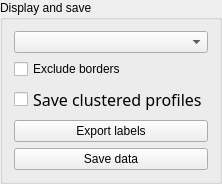
         <widget class="QGroupBox" name="groupBox_3">
          <property name="title">
           <string>Display and save</string>
          </property>
          <layout class="QVBoxLayout" name="verticalLayout_12">
           <item>
            <widget class="QComboBox" name="ChoiceBox">
             <property name="sizePolicy">
              <sizepolicy hsizetype="Preferred" vsizetype="Fixed">
               <horstretch>0</horstretch>
               <verstretch>0</verstretch>
              </sizepolicy>
             </property>
             <property name="minimumSize">
              <size>
               <width>79</width>
               <height>0</height>
              </size>
             </property>
             <property name="maximumSize">
              <size>
               <width>16777215</width>
               <height>16777215</height>
              </size>
             </property>
             <property name="toolTip">
              <string>&lt;html&gt;&lt;head/&gt;&lt;body&gt;&lt;p&gt;&lt;span style=&quot; font-size:11pt;&quot;&gt;Please choose the labeled map that must be displayed.&lt;/span&gt;&lt;/p&gt;&lt;/body&gt;&lt;/html&gt;</string>
             </property>
            </widget>
           </item>
           <item>
            <widget class="QCheckBox" name="exclude_border_box">
             <property name="text">
              <string>Exclude borders</string>
             </property>
            </widget>
           </item>
           <item>
            <widget class="QCheckBox" name="Save_cluster">
             <property name="sizePolicy">
              <sizepolicy hsizetype="Preferred" vsizetype="Fixed">
               <horstretch>0</horstretch>
               <verstretch>0</verstretch>
              </sizepolicy>
             </property>
             <property name="minimumSize">
              <size>
               <width>0</width>
               <height>0</height>
              </size>
             </property>
             <property name="font">
              <font>
               <family>Noto Sans Cond</family>
               <pointsize>12</pointsize>
               <weight>50</weight>
               <italic>false</italic>
               <bold>false</bold>
              </font>
             </property>
             <property name="styleSheet">
              <string notr="true"/>
             </property>
             <property name="text">
              <string>Save clustered profiles</string>
             </property>
            </widget>
           </item>
           <item>
            <widget class="QPushButton" name="Push_validate">
             <property name="toolTip">
              <string>&lt;html&gt;&lt;head/&gt;&lt;body&gt;&lt;p&gt;&lt;span style=&quot; font-size:11pt;&quot;&gt;Export data to the main GUI&lt;/span&gt;&lt;/p&gt;&lt;/body&gt;&lt;/html&gt;</string>
             </property>
             <property name="text">
              <string>Export labels</string>
             </property>
             <property name="icon">
              <iconset>
               <normaloff>../Traitement_stack/icons/Export.png</normaloff>../Traitement_stack/icons/Export.png</iconset>
             </property>
            </widget>
           </item>
           <item>
            <widget class="QPushButton" name="Save_bttn">
             <property name="toolTip">
              <string>&lt;html&gt;&lt;head/&gt;&lt;body&gt;&lt;p&gt;&lt;span style=&quot; font-size:11pt;&quot;&gt;Saving of data of interest.&lt;/span&gt;&lt;/p&gt;&lt;/body&gt;&lt;/html&gt;</string>
             </property>
             <property name="text">
              <string>Save data</string>
             </property>
             <property name="icon">
              <iconset>
               <normaloff>../Traitement_stack/icons/save_icon.png</normaloff>../Traitement_stack/icons/save_icon.png</iconset>
             </property>
            </widget>
           </item>
          </layout>
         </widget>
